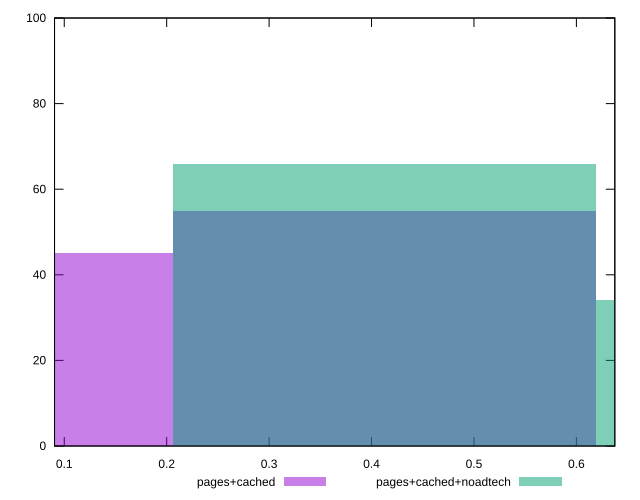

The script that saved this image:
reset

$pagesCached <<EOF
0 45
0.4126661438475561 55
EOF

$pagesCachedNoadtech <<EOF
0.4126661438475561 66
0.8253322876951122 34
EOF

set key outside below
set boxwidth 0.4126661438475561
set xrange [0.09051260494137382:0.6375216290219942]
set yrange [0:100]
set trange [0:100]
set style fill transparent solid 0.5 noborder
set terminal svg size 640, 500 enhanced background rgb 'white'
set output "report_00014_2021-02-09T15:56:05.503Z/meta/pScore/comparison/histogram/1_vs_2.svg"

plot $pagesCached title "pages+cached" with boxes, \
     $pagesCachedNoadtech title "pages+cached+noadtech" with boxes

reset
